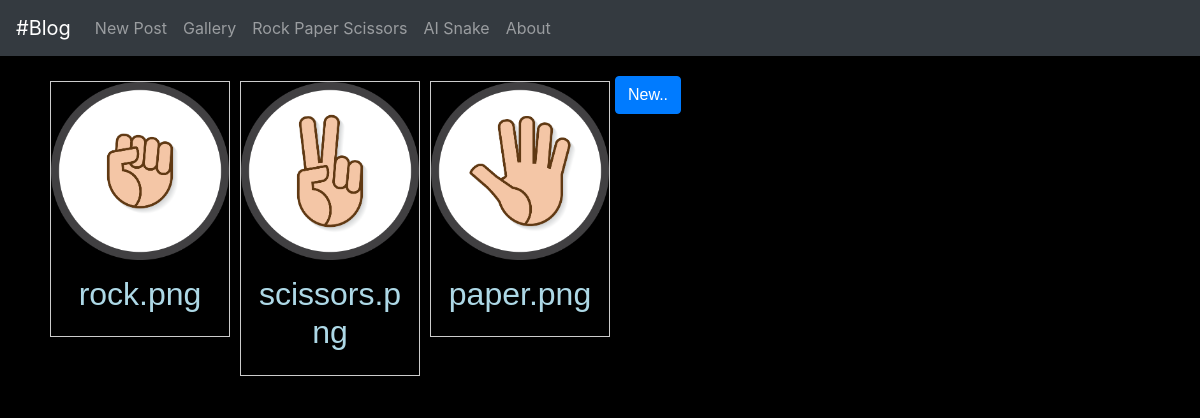
The page /gallery on the database its author committed.
### tables this page shows
CREATE TABLE images (
  id INTEGER PRIMARY KEY AUTOINCREMENT,
  created TIMESTAMP NOT NULL DEFAULT CURRENT_TIMESTAMP,
  title TEXT NOT NULL
);

### app.py (the view)
@app.route('/gallery', methods=('GET', 'POST'))
def gallery():
    conn = get_db_connection()
    imgs = conn.execute('SELECT title FROM images').fetchall()
    conn.close()
    return render_template('gallery.html', images=imgs)

### app.py (called while the page is built)
def get_db_connection():
    conn = sqlite3.connect('database.db')
    conn.row_factory = sqlite3.Row
    return conn

### templates/gallery.html (shortened to what this page needs)
{% extends 'base.html' %}
{% block content %}
    <div class="col-xl">
      {% for image in images %}
      <div class="gallery">
        <img src="/static/images/gallery/{{ image['title'] }}">
        <div class="desc">
          <h2>{{ image['title'] }}</h2>
        </div>
      </div>
      {% endfor %}
      <div class="form-group">
        <a href="/upload-image" class="btn btn-primary">New..</a>
      </div>
    </div>
{% endblock %}

### static/css/style.css (style rules this page uses)
h2 { color: lightblue; }
div.gallery { margin: 5px; border: 1px solid #ccc; float: left; width: 180px; }
div.gallery img { width: 100%; height: auto; }
div.desc { padding: 15px; text-align: center; overflow-wrap: break-word; }

### static/css/r_p_s_styles.css (style rules this page uses)
* { margin: 0; padding: 0; box-sizing: border-box; }
body { background-color: #24272E; }

### rows shown on the page
images: title (picture), title "rock.png"
images: title (picture), title "scissors.png"
images: title (picture), title "paper.png"
